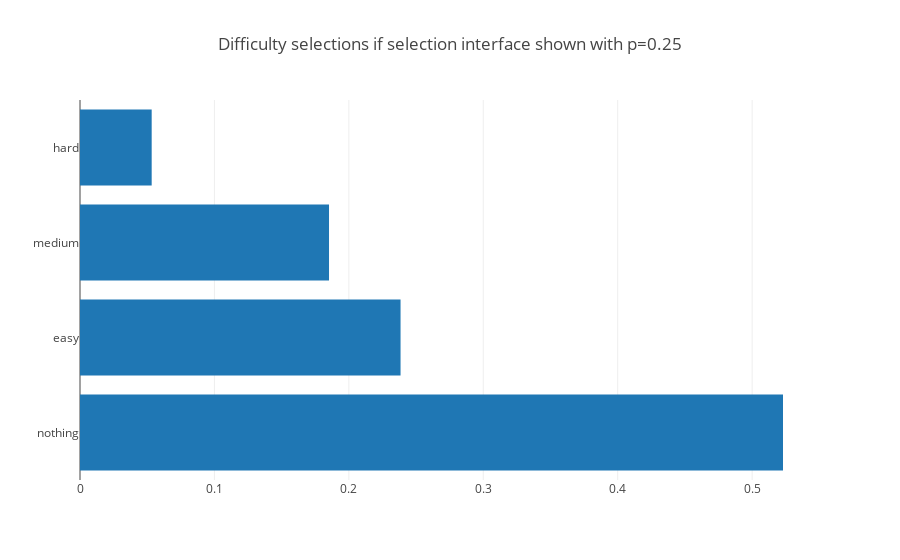

Source (notebook cell):
### Code cell
plotdict(get_choose_difficulty_counts_for_user_list_user_normalized(frequency_of_choose_difficulty_to_users['0.25']), 'Difficulty selections if selection interface shown with p=0.25')

### Figure 1 — Plotly figure (JSON) as saved in the notebook; plotly's stock layout.template omitted (floating-point values rounded to 4 significant figures)
{"data": [{"orientation": "h", "type": "bar", "uid": "edc9869f-a739-4898-bf76-220b0756100a", "x": [0.523, 0.2385, 0.1853, 0.05332], "y": ["nothing", "easy", "medium", "hard"]}], "layout": {"title": {"text": "Difficulty selections if selection interface shown with p=0.25"}}}
